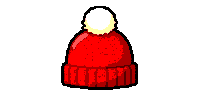
#> input picture art/raw/beanie.png, 200 x 96 px, given in place of sunglasses.png, which was not available
$ python make_props.py
#> lines starting #> are read from the running program, lines starting #| are printed output that depends on the picture; after the words box and inside, x2 and y2 are one past the last pixel; in counts of white or black regions, pixels touching at a corner belong together; pictures that were not available may be replaced by others from this repository, and a replacement may not be noted
#!/usr/bin/env python3
"""Turn the PixelLab props in art/raw/ into watch resources.

Each prop is cropped to its drawing, snapped to the watch's 64 colours with
binary alpha (the resource compiler would otherwise approximate them), flipped
where the art faces the wrong way, and written to resources/images/. A raw
RGBA copy also goes to build/host_props/ for the Mac harness.

Usage: make_props.py
"""
import os
import struct
from PIL import Image

ROOT = os.path.join(os.path.dirname(os.path.abspath(__file__)), '..')
RAW = os.path.join(ROOT, 'art', 'raw')
OUT = os.path.join(ROOT, 'resources', 'images')
HOST = os.path.join(ROOT, 'build', 'host_props')

# name -> flip horizontally. Order matches PropId in face.h.
PROPS = [
    ('sunglasses', False),
    ('beanie', False),
    ('umbrella', False),
    ('partyhat', False),
    ('witchhat', False),
    ('santahat', False),
    ('nightcap', True),    # its tip droops left; the face expects it on the right
    ('cloud', False),
]


# Generated smaller than the face needs: the shades must cover both eyes.
SCALE = {'sunglasses': 1.5}


def snap(v):
    return min(255, round(v / 85) * 85)


def main():
    os.makedirs(OUT, exist_ok=True)
    os.makedirs(HOST, exist_ok=True)
    for i, (name, flip) in enumerate(PROPS, start=1):
        im = Image.open(os.path.join(RAW, name + '.png')).convert('RGBA')
#> im is the input picture: PIL image 200x96 RGBA; mean R, G, B, A 45.4, 8.7, 7.9, 62.4
        if flip:
            im = im.transpose(Image.FLIP_LEFT_RIGHT)
        px = im.load()
        for y in range(im.height):
            for x in range(im.width):
                r, g, b, a = px[x, y]
                px[x, y] = (snap(r), snap(g), snap(b), 255) if a >= 128 else (0, 0, 0, 0)
        im = im.crop(im.getbbox())
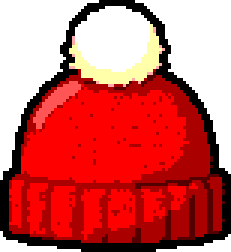
#> im: PIL image 77x84 RGBA (shown 3 times larger); mean R, G, B, A 134.9, 25.7, 23.3, 185.1; transparent parts drawn white
        if name in SCALE:
            # Nearest-neighbour keeps it pixel art; 3/2 doubles every other pixel.
            f = SCALE[name]
            im = im.resize((round(im.width * f), round(im.height * f)), Image.NEAREST)
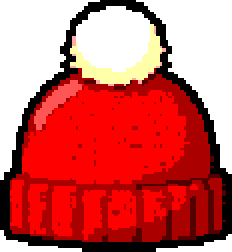
#> im: PIL image 116x126 RGBA (shown 2 times larger); mean R, G, B, A 134.1, 25.5, 23.1, 184.4; transparent parts drawn white
        colours = {c for _, c in im.getcolors(1 << 16) if c[3]}
#> colours = 8 items
        if len(colours) > 15:
            # 15 colours plus transparent fits a 4-bit palette: half the RAM.
            alpha = im.getchannel('A')
            q = im.convert('RGB').quantize(colors=15, method=Image.Quantize.MEDIANCUT,
                                          dither=Image.Dither.NONE).convert('RGB')
            q = q.point(snap)
            im = Image.merge('RGBA', (*q.split(), alpha))
            colours = {c for _, c in im.getcolors(1 << 16) if c[3]}
        path = os.path.join(OUT, 'prop_%s.png' % name)
        im.save(path)
        with open(os.path.join(HOST, '%d.rgba' % i), 'wb') as f:
            f.write(struct.pack('<HH', im.width, im.height))
            f.write(im.tobytes())
        print('%-12s %3dx%-3d %2d colours' % (name, im.width, im.height, len(colours)))
#| sunglasses   116x126  8 colours
#> pass 3 of the loop in main, `for i, (name, flip) in enumerate(PROPS, start=1):`:
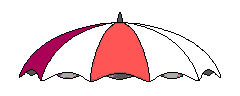
#> input picture art/raw/umbrella.png, 240 x 96 px
#> in main, im is the input picture: PIL image 240x96 RGBA; mean R, G, B, A 80.3, 57.9, 61, 94.6
#> in main, `colours = {c for _, c in im.getcolors(1 << 16) if c[3]}`: colours = 16 items
#> in main, `alpha = im.getchannel('A')`:
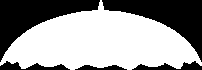
#> alpha: PIL image 202x70 L; 60.4% white; 5 black regions, box (x1, y1, x2, y2) and area: (102, 0, 202, 62) 2401, (0, 0, 100, 62) 2399, (0, 61, 70, 70) 316, (132, 61, 202, 70) 313, (75, 65, 127, 70) 166
#> in main, `q = im.convert('RGB').quantize(colors=15, method=Image.Quantize.MEDIAN..`:
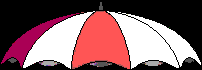
#> q: PIL image 202x70 RGB; mean R, G, B 130.8, 94.4, 99.4
#> in main, `colours = {c for _, c in im.getcolors(1 << 16) if c[3]}`: colours = 15 items
#| umbrella     202x70  15 colours
#> the loop made 8 passes; the first 3 are shown


if __name__ == '__main__':
#> (the run stopped early here; a loop or call above may not have finished)
